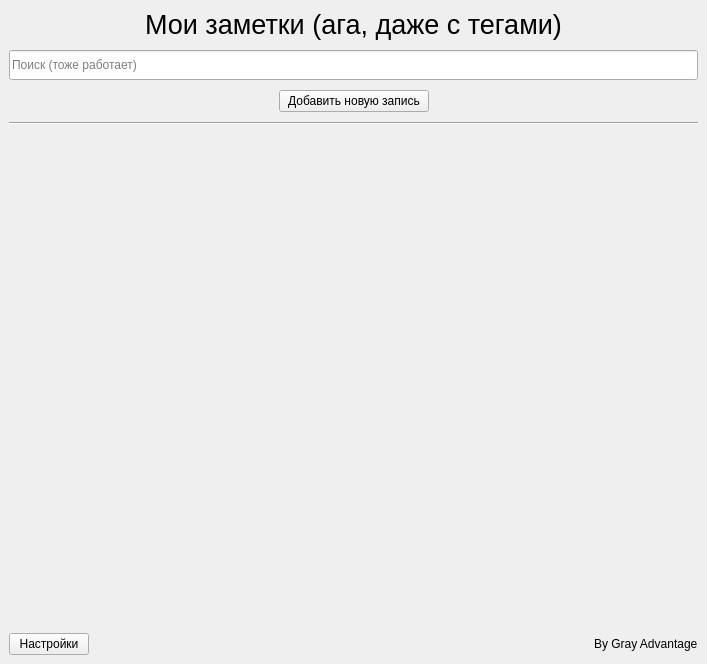
<?xml version="1.0" encoding="UTF-8"?>
<ui version="4.0">
 <class>MainWindow</class>
 <widget class="QMainWindow" name="MainWindow">
  <property name="geometry">
   <rect>
    <x>0</x>
    <y>0</y>
    <width>707</width>
    <height>664</height>
   </rect>
  </property>
  <property name="windowTitle">
   <string>Мои заметки</string>
  </property>
  <widget class="QWidget" name="centralwidget">
   <layout class="QGridLayout" name="gridLayout">
    <property name="leftMargin">
     <number>0</number>
    </property>
    <property name="topMargin">
     <number>0</number>
    </property>
    <property name="rightMargin">
     <number>0</number>
    </property>
    <property name="bottomMargin">
     <number>0</number>
    </property>
    <property name="spacing">
     <number>0</number>
    </property>
    <item row="0" column="0">
     <widget class="QStackedWidget" name="pages">
      <property name="lineWidth">
       <number>0</number>
      </property>
      <property name="currentIndex">
       <number>0</number>
      </property>
      <widget class="QWidget" name="main_page">
       <layout class="QVBoxLayout" name="verticalLayout_2">
        <property name="spacing">
         <number>10</number>
        </property>
        <item>
         <widget class="QLabel" name="hello_title">
          <property name="font">
           <font>
            <pointsize>20</pointsize>
           </font>
          </property>
          <property name="text">
           <string>Мои заметки (ага, даже с тегами)</string>
          </property>
          <property name="alignment">
           <set>Qt::AlignCenter</set>
          </property>
         </widget>
        </item>
        <item>
         <widget class="QLineEdit" name="search_input">
          <property name="minimumSize">
           <size>
            <width>500</width>
            <height>30</height>
           </size>
          </property>
          <property name="inputMask">
           <string/>
          </property>
          <property name="placeholderText">
           <string>Поиск (тоже работает)</string>
          </property>
         </widget>
        </item>
        <item>
         <layout class="QHBoxLayout" name="horizontalLayout_3">
          <property name="spacing">
           <number>0</number>
          </property>
          <item>
           <spacer name="horizontalSpacer_3">
            <property name="orientation">
             <enum>Qt::Horizontal</enum>
            </property>
            <property name="sizeHint" stdset="0">
             <size>
              <width>40</width>
              <height>20</height>
             </size>
            </property>
           </spacer>
          </item>
          <item>
           <widget class="QPushButton" name="add_new_entry_button">
            <property name="sizePolicy">
             <sizepolicy hsizetype="Minimum" vsizetype="Fixed">
              <horstretch>0</horstretch>
              <verstretch>0</verstretch>
             </sizepolicy>
            </property>
            <property name="minimumSize">
             <size>
              <width>150</width>
              <height>20</height>
             </size>
            </property>
            <property name="text">
             <string>Добавить новую запись</string>
            </property>
           </widget>
          </item>
          <item>
           <spacer name="horizontalSpacer_2">
            <property name="orientation">
             <enum>Qt::Horizontal</enum>
            </property>
            <property name="sizeHint" stdset="0">
             <size>
              <width>40</width>
              <height>20</height>
             </size>
            </property>
           </spacer>
          </item>
         </layout>
        </item>
        <item>
         <widget class="Line" name="line_2">
          <property name="orientation">
           <enum>Qt::Horizontal</enum>
          </property>
         </widget>
        </item>
        <item>
         <layout class="QVBoxLayout" name="note_container">
          <property name="spacing">
           <number>0</number>
          </property>
         </layout>
        </item>
        <item>
         <spacer name="verticalSpacer">
          <property name="orientation">
           <enum>Qt::Vertical</enum>
          </property>
          <property name="sizeHint" stdset="0">
           <size>
            <width>20</width>
            <height>40</height>
           </size>
          </property>
         </spacer>
        </item>
        <item>
         <layout class="QHBoxLayout" name="horizontalLayout_2">
          <property name="spacing">
           <number>0</number>
          </property>
          <item>
           <widget class="QPushButton" name="open_settings_button">
            <property name="text">
             <string>Настройки</string>
            </property>
           </widget>
          </item>
          <item>
           <spacer name="horizontalSpacer">
            <property name="orientation">
             <enum>Qt::Horizontal</enum>
            </property>
            <property name="sizeHint" stdset="0">
             <size>
              <width>40</width>
              <height>20</height>
             </size>
            </property>
           </spacer>
          </item>
          <item>
           <widget class="QLabel" name="author_name">
            <property name="text">
             <string>By Gray Advantage</string>
            </property>
           </widget>
          </item>
         </layout>
        </item>
       </layout>
      </widget>
      <widget class="QWidget" name="all_tags"/>
      <widget class="QWidget" name="all_entries"/>
      <widget class="QWidget" name="edit_entries">
       <layout class="QVBoxLayout" name="verticalLayout_3">
        <property name="spacing">
         <number>10</number>
        </property>
        <item>
         <widget class="QLabel" name="hello_title_3">
          <property name="font">
           <font>
            <pointsize>20</pointsize>
           </font>
          </property>
          <property name="text">
           <string>Заметка</string>
          </property>
          <property name="alignment">
           <set>Qt::AlignCenter</set>
          </property>
         </widget>
        </item>
        <item>
         <widget class="QLineEdit" name="note_title">
          <property name="placeholderText">
           <string>Название заметки</string>
          </property>
         </widget>
        </item>
        <item>
         <widget class="QLineEdit" name="tags_searcher">
          <property name="placeholderText">
           <string>Теги</string>
          </property>
         </widget>
        </item>
        <item>
         <layout class="QHBoxLayout" name="tags_container">
          <item>
           <spacer name="horizontalSpacer_10">
            <property name="orientation">
             <enum>Qt::Horizontal</enum>
            </property>
            <property name="sizeHint" stdset="0">
             <size>
              <width>40</width>
              <height>20</height>
             </size>
            </property>
           </spacer>
          </item>
         </layout>
        </item>
        <item>
         <widget class="Line" name="line">
          <property name="orientation">
           <enum>Qt::Horizontal</enum>
          </property>
         </widget>
        </item>
        <item>
         <widget class="QPlainTextEdit" name="note_text">
          <property name="plainText">
           <string/>
          </property>
          <property name="backgroundVisible">
           <bool>false</bool>
          </property>
          <property name="placeholderText">
           <string>Что-то напишите...</string>
          </property>
         </widget>
        </item>
        <item>
         <layout class="QHBoxLayout" name="horizontalLayout">
          <property name="spacing">
           <number>0</number>
          </property>
          <item>
           <widget class="QPushButton" name="on_mane_page_button">
            <property name="text">
             <string>На главную</string>
            </property>
           </widget>
          </item>
          <item>
           <spacer name="horizontalSpacer_9">
            <property name="orientation">
             <enum>Qt::Horizontal</enum>
            </property>
            <property name="sizeHint" stdset="0">
             <size>
              <width>40</width>
              <height>20</height>
             </size>
            </property>
           </spacer>
          </item>
          <item>
           <widget class="QPushButton" name="save_note_button">
            <property name="text">
             <string>Сохранить</string>
            </property>
           </widget>
          </item>
         </layout>
        </item>
       </layout>
      </widget>
      <widget class="QWidget" name="settings">
       <layout class="QVBoxLayout" name="verticalLayout">
        <property name="spacing">
         <number>10</number>
        </property>
        <item>
         <widget class="QLabel" name="hello_title_2">
          <property name="font">
           <font>
            <pointsize>20</pointsize>
           </font>
          </property>
          <property name="text">
           <string>Настроечки</string>
          </property>
          <property name="alignment">
           <set>Qt::AlignCenter</set>
          </property>
         </widget>
        </item>
        <item>
         <layout class="QHBoxLayout" name="horizontalLayout_5" stretch="1,4,1">
          <item>
           <spacer name="horizontalSpacer_6">
            <property name="orientation">
             <enum>Qt::Horizontal</enum>
            </property>
            <property name="sizeHint" stdset="0">
             <size>
              <width>40</width>
              <height>20</height>
             </size>
            </property>
           </spacer>
          </item>
          <item>
           <layout class="QFormLayout" name="formLayout">
            <item row="0" column="0">
             <widget class="QLabel" name="label">
              <property name="text">
               <string>Тема</string>
              </property>
             </widget>
            </item>
            <item row="0" column="1">
             <widget class="QPushButton" name="theme_change_button">
              <property name="text">
               <string>Светлая</string>
              </property>
             </widget>
            </item>
            <item row="1" column="0">
             <widget class="QLabel" name="label_2">
              <property name="text">
               <string>URL синхронизации</string>
              </property>
             </widget>
            </item>
            <item row="1" column="1">
             <widget class="QLineEdit" name="sync_url_input"/>
            </item>
            <item row="3" column="0">
             <widget class="QLabel" name="label_3">
              <property name="text">
               <string>Пароль</string>
              </property>
             </widget>
            </item>
            <item row="2" column="0">
             <widget class="QLabel" name="label_4">
              <property name="text">
               <string>Логин</string>
              </property>
             </widget>
            </item>
            <item row="2" column="1">
             <widget class="QLineEdit" name="login_sync_input"/>
            </item>
            <item row="3" column="1">
             <widget class="QLineEdit" name="password_sync_input">
              <property name="inputMask">
               <string/>
              </property>
              <property name="echoMode">
               <enum>QLineEdit::Password</enum>
              </property>
              <property name="clearButtonEnabled">
               <bool>false</bool>
              </property>
             </widget>
            </item>
           </layout>
          </item>
          <item>
           <spacer name="horizontalSpacer_5">
            <property name="orientation">
             <enum>Qt::Horizontal</enum>
            </property>
            <property name="sizeHint" stdset="0">
             <size>
              <width>40</width>
              <height>20</height>
             </size>
            </property>
           </spacer>
          </item>
         </layout>
        </item>
        <item>
         <layout class="QHBoxLayout" name="horizontalLayout_6">
          <property name="spacing">
           <number>0</number>
          </property>
          <item>
           <spacer name="horizontalSpacer_7">
            <property name="orientation">
             <enum>Qt::Horizontal</enum>
            </property>
            <property name="sizeHint" stdset="0">
             <size>
              <width>40</width>
              <height>20</height>
             </size>
            </property>
           </spacer>
          </item>
          <item>
           <widget class="QPushButton" name="data_sync_button">
            <property name="text">
             <string>Синхронизация даных из сервера</string>
            </property>
           </widget>
          </item>
          <item>
           <spacer name="horizontalSpacer_8">
            <property name="orientation">
             <enum>Qt::Horizontal</enum>
            </property>
            <property name="sizeHint" stdset="0">
             <size>
              <width>40</width>
              <height>20</height>
             </size>
            </property>
           </spacer>
          </item>
         </layout>
        </item>
        <item>
         <spacer name="verticalSpacer_2">
          <property name="orientation">
           <enum>Qt::Vertical</enum>
          </property>
          <property name="sizeHint" stdset="0">
           <size>
            <width>20</width>
            <height>397</height>
           </size>
          </property>
         </spacer>
        </item>
        <item>
         <layout class="QHBoxLayout" name="horizontalLayout_4">
          <property name="spacing">
           <number>0</number>
          </property>
          <item>
           <widget class="QPushButton" name="back_button">
            <property name="text">
             <string>Назад</string>
            </property>
           </widget>
          </item>
          <item>
           <spacer name="horizontalSpacer_4">
            <property name="orientation">
             <enum>Qt::Horizontal</enum>
            </property>
            <property name="sizeHint" stdset="0">
             <size>
              <width>40</width>
              <height>20</height>
             </size>
            </property>
           </spacer>
          </item>
         </layout>
        </item>
       </layout>
      </widget>
     </widget>
    </item>
   </layout>
  </widget>
 </widget>
 <resources/>
 <connections/>
</ui>
